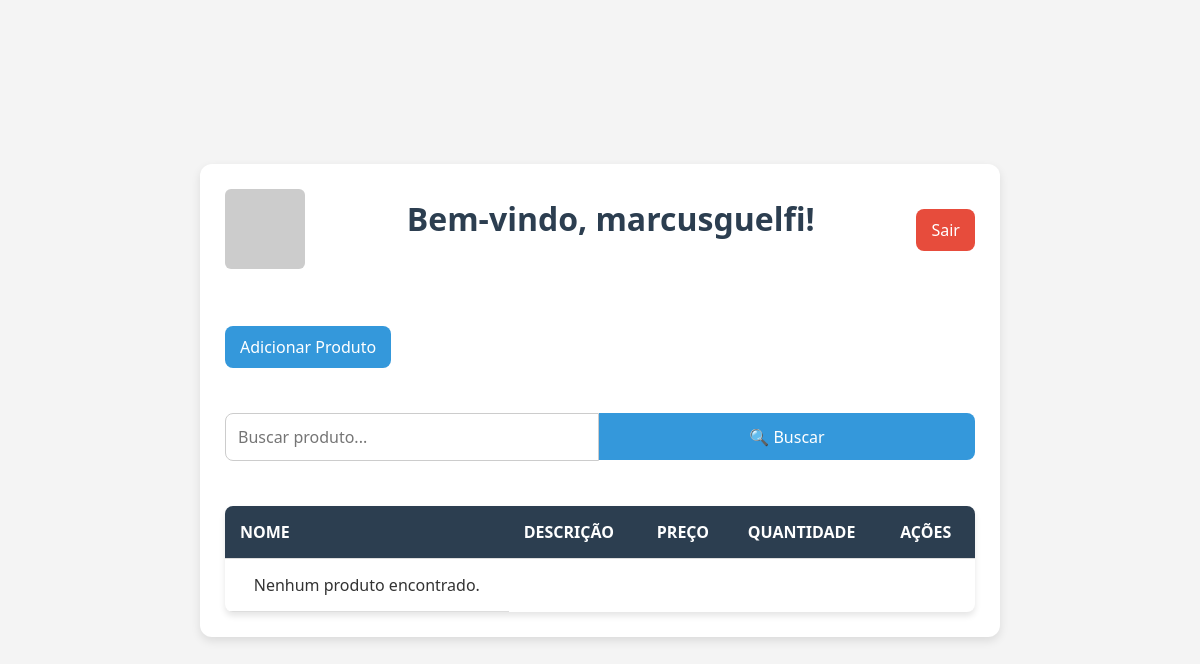
The app's page / (signed in), older data.
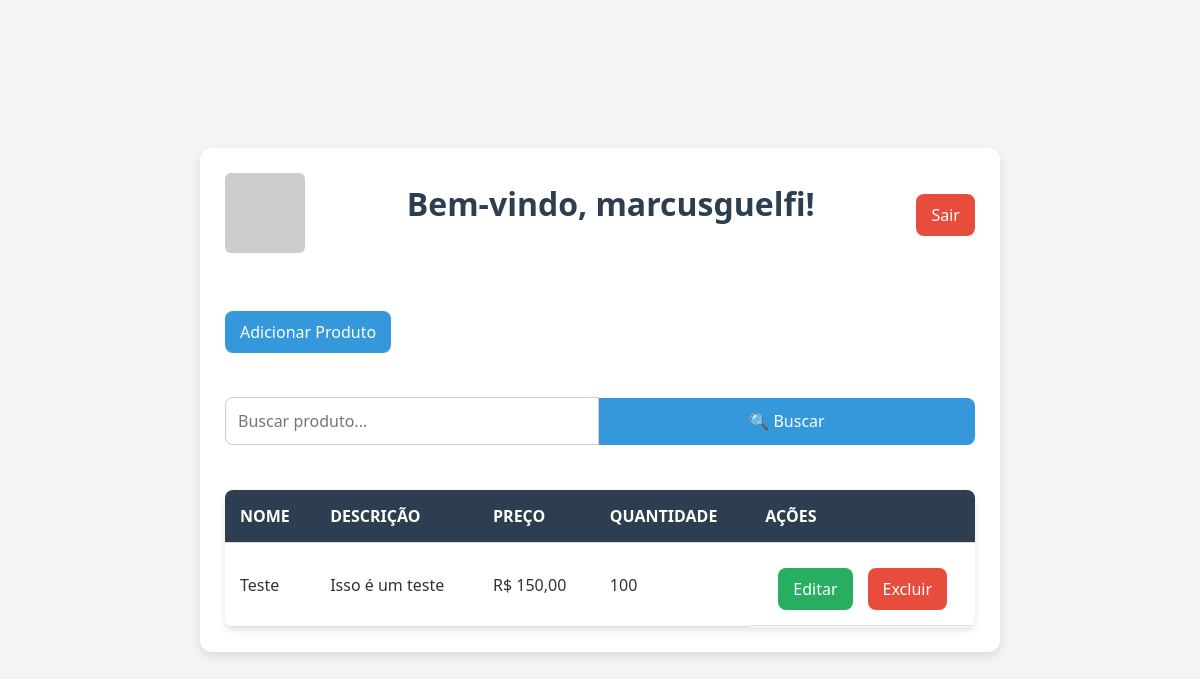
The same page, newer data.
### produtos/models.py (models this page shows, shortened)
class Produto(models.Model):
    nome = models.CharField(max_length=100)
    descricao = models.TextField()
    preco = models.DecimalField(max_digits=10, decimal_places=2)
    quantidade = models.IntegerField()
    data_criacao = models.DateTimeField(auto_now_add=True)
    usuario = models.ForeignKey(User, on_delete=models.CASCADE)

### produtos/views/product_views.py (the view)
# urls.py: path('', home, name='home'),
@login_required(login_url='login')
def home(request):
    query = request.GET.get('q', '')
    produtos = _produtos_filtrados(query)
    return render(request, 'home.html', {'produtos': produtos, 'query': query})

### produtos/views/product_views.py (called while the page is built)
def _produtos_filtrados(q):
    return Produto.objects.filter(nome__icontains=q) if q else Produto.objects.all()

### produtos/templates/home.html (shortened to what this page needs)
{% load static %}
<!DOCTYPE html>
<html lang="pt-BR">
<head>
    <link rel="stylesheet" href="{% static 'css/styles.css' %}">
</head>
<body>
    <div class="container">
        <div class="welcome-header">
            <img src="https://www.gravatar.com/avatar/2" alt="Avatar" class="avatar">
            <h1 class="welcome-text">Bem-vindo, {{ user.username }}!</h1>
            <form action="{% url 'logout' %}" method="post" class="logout-form">
                <button type="submit" class="btn btn-logout">Sair</button>
            </form>
        </div>
        {% if perms.produtos.add_produto %}
        <div class="add-container">
            <a href="{% url 'adicionar_produto' %}" class="btn btn-add">Adicionar Produto</a>
        </div>
        {% endif %}
        <form method="GET" class="search-form">
            <div class="search-container">
                <input class="input-search" type="text" name="q" placeholder="Buscar produto..." value="{{ query }}">
                <button type="submit" class="btn btn-search">
                    🔍 Buscar
                </button>
            </div>
        </form>
        <table>
            <thead>
                <tr>
                    <th>Nome</th>
                    <th>Descrição</th>
                    <th>Preço</th>
                    <th>Quantidade</th>
                    <th>Ações</th>
                </tr>
            </thead>
            <tbody>
                {% for produto in produtos %}
                <tr>
                    <td>{{ produto.nome }}</td>
                    <td>{{ produto.descricao }}</td>
                    <td>R$ {{ produto.preco }}</td>
                    <td>{{ produto.quantidade }}</td>
                    <td>
                        {% if perms.produtos.change_produto %}
                        <a class="btn btn-edit" href="{% url 'editar_produto' produto.id %}">Editar</a>
                        <a class="btn btn-delete" href="{% url 'excluir_produto' produto.id %}">Excluir</a>
                        {% else %}
                        <a class="btn btn-disabled" href="#">Editar</button>
                            <a class="btn btn-disabled" href="#">Excluir</button>
                                {% endif %}
                    </td>
                </tr>
                {% empty %}
                <tr>
                    <td colspan="5">Nenhum produto encontrado.</td>
                </tr>
                {% endfor %}
            </tbody>
        </table>
    </div>
</body>
</html>

Row changes from the older to the newer data that the page shows:
added Produto: nome "Teste", descricao "Isso é um teste", preco "150,00", quantidade "100"
Text that changed along with them:
text no longer shown: "Nenhum produto encontrado."
